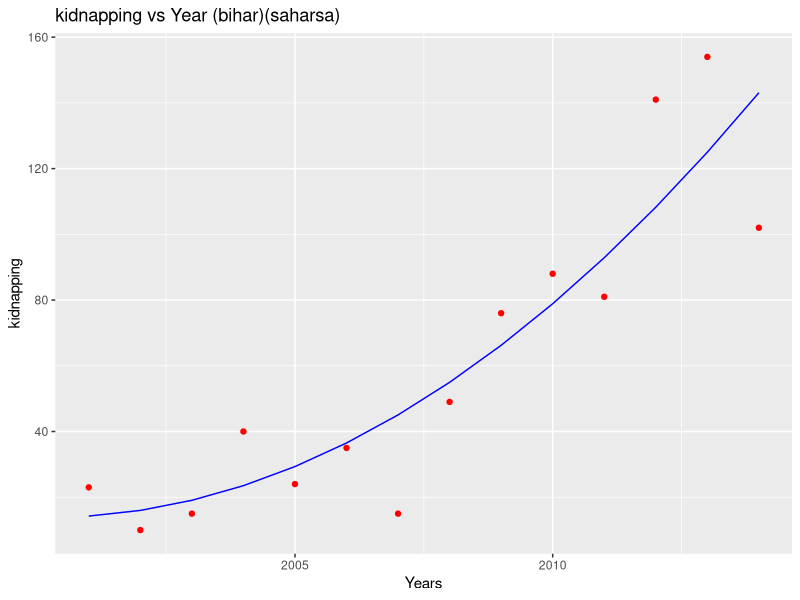

Write the R code that produced this figure.
# Polynomial Regression

# Importing the dataset
#setwd('C:/Users/DUCS/Desktop/fff/dm project/dm project')
dataset = read.csv('crime.csv')
# Splitting the dataset into the Training set and Test set
# install.packages('caTools')
library(caTools)
set.seed(123)
col<-dataset[,2]
colo.fac<-factor(col)
colo.fac
colo.fac<-as.numeric(colo.fac)
colo.fac
colo.fac<-as.factor(colo.fac)

dataset[,2]<-colo.fac

col<-dataset[,3]
colo.fac<-factor(col)
colo.fac
colo.fac<-as.numeric(colo.fac)
colo.fac
colo.fac<-as.factor(colo.fac)

dataset[,3]<-colo.fac


for(i in 1:length(dataset[,5]))
{ for(j in 5:11)
  if(dataset[i,j]=="NaN")
  {
    dataset[i,j]<-round(mean(dataset[,j],na.rm = TRUE),2)
  }
  
  
}

model_set=data.frame()
model_set = dataset[,2:4]
model_set<-cbind(model_set,dataset[,6])
model_set[,5]<-model_set[,3]*model_set[,3]
model_set[,6]<-model_set[,3]^3
model_set[,7]<-model_set[,3]^4

#model_set<-cbind(training_set,dataset[,2])



train_set<-data.frame()
for(i in 1:length(model_set[,1]))
{   
  if(model_set[i,1]==6)
  {train_set<- rbind(train_set,model_set[i,])
  }
  
}

train_set=train_set[,-1]

names(train_set)[3]<-"kidnapping"









poly_reg = lm(formula = kidnapping ~ .,
              data = train_set)
summary(poly_reg)




training1_set<-data.frame()

for(i in 1:length(train_set[,1]))
{   
  if(train_set[i,1]==107)
  {training1_set<- rbind(training1_set,train_set[i,])
  }
  
}
training1_set<-training1_set[,-1]
poly_reg = lm(formula = kidnapping ~ .,
              data = training1_set)

# Visualising the Linear Regression results
# install.packages('ggplot2')


# Visualising the Polynomial Regression results
# install.packages('ggplot2')
library(ggplot2)
ggplot() +
  geom_point(aes(x = training1_set$Year, y = training1_set$kidnapping),
             colour = 'red') +
  geom_line(aes(x = training1_set$Year, y = predict(poly_reg, newdata = training1_set)),
            colour = 'blue') +
  ggtitle('kidnapping vs Year (bihar)(saharsa)') +
  xlab('Years') +
  ylab('kidnapping')



#test_set

test_set<-data.frame("Year"<-c(2016,2017,2018,2019))
names(test_set)[1]<-"Year"
test_set$V5<-test_set$Year^2
test_set$V6<-test_set$Year^3
test_set$V7<-test_set$Year^4

pred<-predict(poly_reg,test_set)
test_set$crulity_by_husband<-pred
write.csv(test_set,"kidnapping_bihar(sahara).csv")
